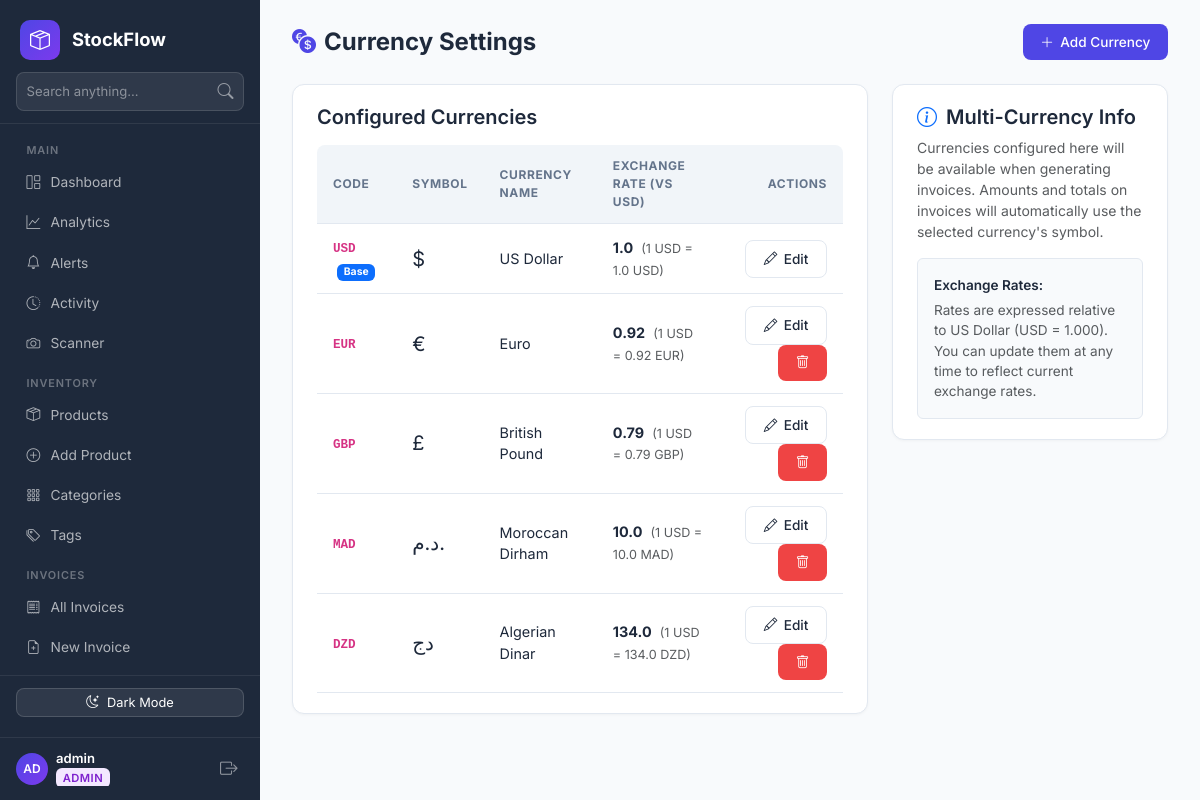
Screenshot of /settings/currencies (signed in) with the database file from the repository.
### app.py (models this page shows, shortened)
class User(db.Model, UserMixin):
    __tablename__ = "user"
    id            = db.Column(db.Integer, primary_key=True)
    username      = db.Column(db.String(80), unique=True, nullable=False)
    email         = db.Column(db.String(120), unique=True, nullable=False)
    password_hash = db.Column(db.String(255), nullable=False)
    role          = db.Column(db.String(20), default='staff')
    created_at    = db.Column(db.DateTime, default=datetime.utcnow)
    is_active     = db.Column(db.Boolean, default=True)
    @property
    def initials(self):
        parts = self.username.strip().split()
        if len(parts) >= 2:
            return (parts[0][0] + parts[1][0]).upper()
        return self.username[:2].upper() if self.username else '?'

class Currency(db.Model):
    __tablename__ = "currency"
    id            = db.Column(db.Integer, primary_key=True)
    code          = db.Column(db.String(10), unique=True, nullable=False)
    symbol        = db.Column(db.String(10), nullable=False)
    name          = db.Column(db.String(50), nullable=False)
    exchange_rate = db.Column(db.Float, default=1.0)

### app.py (the view)
@app.route('/settings/currencies')
@admin_required
def currency_list():
    currencies = Currency.query.order_by(Currency.id).all()
    return render_template('settings/currencies.html', currencies=currencies)

### app.py (called while the page is built)
def admin_required(f):
    @wraps(f)
    @login_required
    def decorated_function(*args, **kwargs):
        if not current_user.is_authenticated or current_user.role != 'admin':
            abort(403)
        return f(*args, **kwargs)
    return decorated_function

@login_manager.user_loader
def load_user(user_id):
    return User.query.get(int(user_id))

@app.context_processor
def inject_global_data():
    try:
        low_stock_count = Product.query.filter(Product.quantity <= 10).count()
    except Exception:
        low_stock_count = 0
    return dict(
        low_stock_count=low_stock_count,
        permissions=PERMISSIONS,
        perm_definitions=PERM_DEFINITIONS
    )

### templates/settings/currencies.html (shortened to what this page needs)
{% extends "base.html" %}
{% block content %}
<div class="sf-topbar">
    <h1><i class="bi bi-currency-exchange me-2" style="color:var(--sf-primary)"></i>Currency Settings</h1>
    <button type="button" class="btn-sf primary" data-bs-toggle="modal" data-bs-target="#newCurrencyModal">
        <i class="bi bi-plus-lg"></i> Add Currency
    </button>
</div>
<div class="row g-4">
    <div class="col-lg-8">
        <div class="sf-card">
            <h5 class="fw-semibold mb-3">Configured Currencies</h5>
            <div class="table-responsive">
                <table class="sf-table">
                    <thead>
                        <tr>
                            <th>Code</th>
                            <th>Symbol</th>
                            <th>Currency Name</th>
                            <th>Exchange Rate (vs USD)</th>
                            <th style="text-align:right;">Actions</th>
                        </tr>
                    </thead>
                    <tbody>
                        {% for c in currencies %}
                        <tr>
                            <td class="fw-bold">
                                <code>{{ c.code }}</code>
                                {% if c.code == 'USD' %}
                                    <span class="badge bg-primary ms-1" style="font-size:.65rem;">Base</span>
                                {% endif %}
                            </td>
                            <td class="fs-5">{{ c.symbol }}</td>
                            <td>{{ c.name }}</td>
                            <td>
                                <strong>{{ c.exchange_rate }}</strong>
                                <small class="text-muted ms-1">(1 USD = {{ c.exchange_rate }} {{ c.code }})</small>
                            </td>
                            <td style="text-align:right;">
                                <button type="button" class="btn-sf outline btn-sm" data-bs-toggle="modal" data-bs-target="#editModal{{ c.id }}">
                                    <i class="bi bi-pencil"></i> Edit
                                </button>
                                {% if c.code != 'USD' %}
                                <form action="{{ url_for('currency_delete', cid=c.id) }}" method="POST" style="display:inline;" onsubmit="return confirm('Delete currency {{ c.code }}?')">
                                    <button type="submit" class="btn-sf danger btn-sm"><i class="bi bi-trash"></i></button>
                                </form>
                                {% endif %}
                            </td>
                        </tr>
                        {% endfor %}
                    </tbody>
                </table>
            </div>
        </div>
    </div>
    <div class="col-lg-4">
        <div class="sf-card">
            <h5 class="fw-semibold mb-2"><i class="bi bi-info-circle me-1 text-primary"></i> Multi-Currency Info</h5>
            <p class="small text-muted mb-3">
                Currencies configured here will be available when generating invoices.
                Amounts and totals on invoices will automatically use the selected currency's symbol.
            </p>
            <div class="p-3 rounded" style="background:var(--sf-bg); border:1px solid var(--sf-border); font-size:.85rem;">
                <div class="fw-semibold mb-1">Exchange Rates:</div>
                <div class="text-muted">Rates are expressed relative to US Dollar (USD = 1.000). You can update them at any time to reflect current exchange rates.</div>
            </div>
        </div>
    </div>
</div>
{% endblock %}

### templates/base.html (shortened to what this page needs)
<!DOCTYPE html>
<html lang="en">
<head>
    <link href="https://cdn.jsdelivr.net/npm/bootstrap@5.3.2/dist/css/bootstrap.min.css" rel="stylesheet">
    <link rel="stylesheet" href="https://cdn.jsdelivr.net/npm/bootstrap-icons@1.11.2/font/bootstrap-icons.min.css">
</head>
<body>
    <nav class="sf-sidebar" id="sidebar">
        <div class="brand">
            <div class="brand-icon"><i class="bi bi-box-seam"></i></div>
            <span class="brand-text">StockFlow</span>
        </div>
        <div class="sf-sidebar-search">
            <form action="{{ url_for('search') }}" method="GET">
                <div class="input-group">
                    <input type="text" name="q" class="form-control" placeholder="Search anything..." value="{{ request.args.get('q', '') }}">
                    <button type="submit" class="btn"><i class="bi bi-search"></i></button>
                </div>
            </form>
        </div>
        <div class="nav-section">
            <div class="nav-label">Main</div>
            <a href="{{ url_for('index') }}" class="nav-link {% if request.endpoint == 'index' and not request.args.get('tag') %}active{% endif %}">
                <i class="bi bi-grid-1x2"></i> Dashboard
            </a>
            <a href="{{ url_for('analytics') }}" class="nav-link {% if request.endpoint == 'analytics' %}active{% endif %}">
                <i class="bi bi-graph-up"></i> Analytics
            </a>
            <a href="{{ url_for('alerts') }}" class="nav-link {% if request.endpoint == 'alerts' %}active{% endif %}">
                <i class="bi bi-bell"></i> Alerts
            </a>
            <a href="{{ url_for('activity_log') }}" class="nav-link {% if request.endpoint == 'activity_log' %}active{% endif %}">
                <i class="bi bi-clock-history"></i> Activity
            </a>
            <a href="{{ url_for('scanner') }}" class="nav-link {% if request.endpoint == 'scanner' %}active{% endif %}">
                <i class="bi bi-camera"></i> Scanner
            </a>
            <div class="nav-label">Inventory</div>
            <a href="{{ url_for('index') }}" class="nav-link {% if request.endpoint == 'index' %}active{% endif %}">
                <i class="bi bi-box-seam"></i> Products
            </a>
            <a href="{{ url_for('product_create') }}" class="nav-link {% if request.endpoint == 'product_create' %}active{% endif %}">
                <i class="bi bi-plus-circle"></i> Add Product
            </a>
            <a href="{{ url_for('category_list') }}" class="nav-link {% if request.endpoint in ['category_list', 'category_create', 'category_edit'] %}active{% endif %}">
                <i class="bi bi-grid-3x3-gap"></i> Categories
            </a>
            <a href="{{ url_for('tag_list') }}" class="nav-link {% if request.endpoint in ['tag_list', 'tag_create', 'tag_edit'] %}active{% endif %}">
                <i class="bi bi-tags"></i> Tags
            </a>
            <div class="nav-label">Invoices</div>
            <a href="{{ url_for('invoice_list') }}" class="nav-link {% if request.endpoint == 'invoice_list' %}active{% endif %}">
                <i class="bi bi-receipt"></i> All Invoices
            </a>
            <a href="{{ url_for('invoice_create') }}" class="nav-link {% if request.endpoint == 'invoice_create' %}active{% endif %}">
                <i class="bi bi-file-earmark-plus"></i> New Invoice
            </a>
            <a href="{{ url_for('return_list') }}" class="nav-link {% if request.endpoint in ['return_list', 'invoice_return_create'] %}active{% endif %}">
            </a>
        </div>
        <div class="sf-sidebar-footer" style="padding:0.75rem 1rem;">
            <button type="button" class="btn btn-sm w-100 d-flex align-items-center justify-content-center gap-2 mb-2" id="darkModeBtn" onclick="toggleDarkMode()" style="background:rgba(255,255,255,0.08);color:#fff;border:1px solid rgba(255,255,255,0.15);border-radius:8px;font-size:0.8rem;">
                <i class="bi bi-moon-stars" id="darkModeIcon"></i> <span id="darkModeText">Dark Mode</span>
            </button>
        </div>
        {% if current_user.is_authenticated %}
        <div class="user-footer-card">
            <div class="d-flex align-items-center gap-2 overflow-hidden">
                <div class="avatar sm blue">{{ current_user.initials }}</div>
                <div style="line-height:1.2; overflow:hidden;">
                    <div style="color:#fff; font-weight:600; font-size:.82rem; white-space:nowrap; text-overflow:ellipsis; overflow:hidden;">
                        {{ current_user.username }}
                    </div>
                    <span class="badge-role {{ current_user.role }}">{{ current_user.role }}</span>
                </div>
            </div>
            <a href="{{ url_for('logout') }}" title="Logout" style="color:rgba(255,255,255,.5); font-size:1.1rem; padding:.2rem .4rem; text-decoration:none;" onmouseover="this.style.color='#ef4444'" onmouseout="this.style.color='rgba(255,255,255,.5)'">
                <i class="bi bi-box-arrow-right"></i>
            </a>
        </div>
        {% endif %}
    </nav>
    <div class="sf-main">
        {% block content %}{% endblock %}
    </div>
</body>
</html>

### rows the page displays
User: initials "AD", username "admin", role "ADMIN"
Currency: code "USD", shows "Base", symbol "$", name "US Dollar", exchange_rate "1.0"
Currency: code "EUR", symbol "€", name "Euro", exchange_rate "0.92"
Currency: code "GBP", symbol "£", name "British Pound", exchange_rate "0.79"
Currency: code "MAD", symbol "د.م.", name "Moroccan Dirham", exchange_rate "10.0"
Currency: code "DZD", symbol "دج", name "Algerian Dinar", exchange_rate "134.0"
